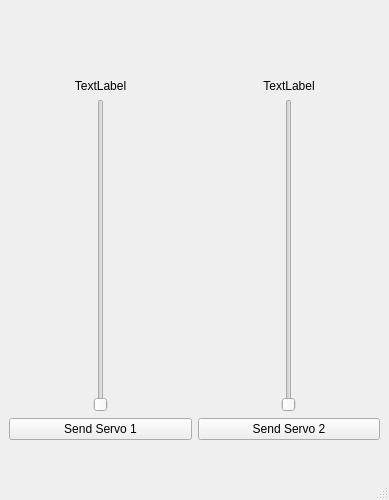
<?xml version="1.0" encoding="UTF-8"?>
<ui version="4.0">
 <class>MainWindow</class>
 <widget class="QMainWindow" name="MainWindow">
  <property name="geometry">
   <rect>
    <x>0</x>
    <y>0</y>
    <width>389</width>
    <height>500</height>
   </rect>
  </property>
  <property name="windowTitle">
   <string>MainWindow</string>
  </property>
  <widget class="QWidget" name="centralwidget">
   <widget class="QWidget" name="horizontalLayoutWidget">
    <property name="geometry">
     <rect>
      <x>9</x>
      <y>79</y>
      <width>371</width>
      <height>361</height>
     </rect>
    </property>
    <layout class="QHBoxLayout" name="horizontalLayout">
     <property name="sizeConstraint">
      <enum>QLayout::SetDefaultConstraint</enum>
     </property>
     <item>
      <layout class="QVBoxLayout" name="verticalLayout_2">
       <item>
        <widget class="QLabel" name="label">
         <property name="text">
          <string>TextLabel</string>
         </property>
         <property name="alignment">
          <set>Qt::AlignCenter</set>
         </property>
        </widget>
       </item>
       <item>
        <widget class="QSlider" name="verticalSlider">
         <property name="sizePolicy">
          <sizepolicy hsizetype="Expanding" vsizetype="Expanding">
           <horstretch>0</horstretch>
           <verstretch>0</verstretch>
          </sizepolicy>
         </property>
         <property name="orientation">
          <enum>Qt::Vertical</enum>
         </property>
        </widget>
       </item>
       <item>
        <widget class="QPushButton" name="pushButton">
         <property name="text">
          <string>Send Servo 1</string>
         </property>
        </widget>
       </item>
      </layout>
     </item>
     <item>
      <layout class="QVBoxLayout" name="verticalLayout">
       <item>
        <widget class="QLabel" name="label_2">
         <property name="text">
          <string>TextLabel</string>
         </property>
         <property name="alignment">
          <set>Qt::AlignCenter</set>
         </property>
        </widget>
       </item>
       <item>
        <widget class="QSlider" name="verticalSlider_2">
         <property name="sizePolicy">
          <sizepolicy hsizetype="Expanding" vsizetype="Expanding">
           <horstretch>0</horstretch>
           <verstretch>0</verstretch>
          </sizepolicy>
         </property>
         <property name="orientation">
          <enum>Qt::Vertical</enum>
         </property>
        </widget>
       </item>
       <item>
        <widget class="QPushButton" name="pushButton_2">
         <property name="text">
          <string>Send Servo 2</string>
         </property>
        </widget>
       </item>
      </layout>
     </item>
    </layout>
   </widget>
  </widget>
  <widget class="QMenuBar" name="menubar">
   <property name="geometry">
    <rect>
     <x>0</x>
     <y>0</y>
     <width>389</width>
     <height>25</height>
    </rect>
   </property>
  </widget>
  <widget class="QStatusBar" name="statusbar"/>
 </widget>
 <resources/>
 <connections/>
</ui>
